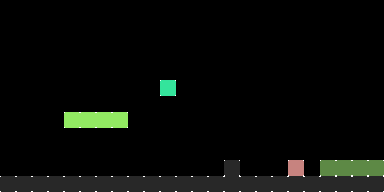

This game map was drawn from its Tiled (.tmx) file and the tilesets committed beside it. A one-line description and the full map source follow:
An orthogonal 24x12 tile map with 16x16 px tiles, 3 tile layers (ground, more, decor).

<map version="1.10" tiledversion="1.12.2" orientation="orthogonal" renderorder="right-down" width="24" height="12" tilewidth="16" tileheight="16" infinite="0" nextlayerid="4" nextobjectid="1">
 <properties>
  <property name="collision_layer" type="int" value="2" />
  <property name="friction" type="float" value="0.25" />
 </properties>
 <tileset firstgid="1" source="../tilesets/collision.tsx" />
 <layer id="1" name="ground" width="24" height="12">
  <data encoding="csv">
0,0,0,0,0,0,0,0,0,0,0,0,0,0,0,0,0,0,0,0,0,0,0,0,
0,0,0,0,0,0,0,0,0,0,0,0,0,0,0,0,0,0,0,0,0,0,0,0,
0,0,0,0,0,0,0,0,0,0,0,0,0,0,0,0,0,0,0,0,0,0,0,0,
0,0,0,0,0,0,0,0,0,0,0,0,0,0,0,0,0,0,0,0,0,0,0,0,
0,0,0,0,0,0,0,0,0,0,0,0,0,0,0,0,0,0,0,0,0,0,0,0,
0,0,0,0,0,0,0,0,0,0,5,0,0,0,0,0,0,0,0,0,0,0,0,0,
0,0,0,0,0,0,0,0,0,0,0,0,0,0,0,0,0,0,0,0,0,0,0,0,
0,0,0,0,3,3,3,3,0,0,0,0,0,0,0,0,0,0,0,0,0,0,0,0,
0,0,0,0,0,0,0,0,0,0,0,0,0,0,0,0,0,0,0,0,0,0,0,0,
0,0,0,0,0,0,0,0,0,0,0,0,0,0,0,0,0,0,0,0,0,0,0,0,
0,0,0,0,0,0,0,0,0,0,0,0,0,0,0,0,0,0,4,0,2,2147483650,1073741826,2684354562,
1,1,1,1,1,1,1,1,1,1,1,1,0,0,0,0,0,0,0,0,0,0,0,0
</data>
 </layer>
 <layer id="2" name="more" width="24" height="12">
  <data encoding="csv">
0,0,0,0,0,0,0,0,0,0,0,0,0,0,0,0,0,0,0,0,0,0,0,0,
0,0,0,0,0,0,0,0,0,0,0,0,0,0,0,0,0,0,0,0,0,0,0,0,
0,0,0,0,0,0,0,0,0,0,0,0,0,0,0,0,0,0,0,0,0,0,0,0,
0,0,0,0,0,0,0,0,0,0,0,0,0,0,0,0,0,0,0,0,0,0,0,0,
0,0,0,0,0,0,0,0,0,0,0,0,0,0,0,0,0,0,0,0,0,0,0,0,
0,0,0,0,0,0,0,0,0,0,0,0,0,0,0,0,0,0,0,0,0,0,0,0,
0,0,0,0,0,0,0,0,0,0,0,0,0,0,0,0,0,0,0,0,0,0,0,0,
0,0,0,0,0,0,0,0,0,0,0,0,0,0,0,0,0,0,0,0,0,0,0,0,
0,0,0,0,0,0,0,0,0,0,0,0,0,0,0,0,0,0,0,0,0,0,0,0,
0,0,0,0,0,0,0,0,0,0,0,0,0,0,0,0,0,0,0,0,0,0,0,0,
0,0,0,0,0,0,0,0,0,0,0,0,0,0,0,0,0,0,0,0,0,0,0,0,
0,0,0,0,0,0,0,0,0,0,0,0,1,1,1,1,1,1,1,1,1,1,1,1
</data>
 </layer>
 <layer id="3" name="decor" width="24" height="12">
  <properties>
   <property name="collides" type="bool" value="false" />
  </properties>
  <data encoding="csv">
0,0,0,0,0,0,0,0,0,0,0,0,0,0,0,0,0,0,0,0,0,0,0,0,
0,0,0,0,0,0,0,0,0,0,0,0,0,0,0,0,0,0,0,0,0,0,0,0,
0,0,0,0,0,0,0,0,0,0,0,0,0,0,0,0,0,0,0,0,0,0,0,0,
0,0,0,0,0,0,0,0,0,0,0,0,0,0,0,0,0,0,0,0,0,0,0,0,
0,0,0,0,0,0,0,0,0,0,0,0,0,0,0,0,0,0,0,0,0,0,0,0,
0,0,0,0,0,0,0,0,0,0,0,0,0,0,0,0,0,0,0,0,0,0,0,0,
0,0,0,0,0,0,0,0,0,0,0,0,0,0,0,0,0,0,0,0,0,0,0,0,
0,0,0,0,0,0,0,0,0,0,0,0,0,0,0,0,0,0,0,0,0,0,0,0,
0,0,0,0,0,0,0,0,0,0,0,0,0,0,0,0,0,0,0,0,0,0,0,0,
0,0,0,0,0,0,0,0,0,0,0,0,0,0,0,0,0,0,0,0,0,0,0,0,
0,0,0,0,0,0,0,0,0,0,0,0,0,0,1,0,0,0,0,0,0,0,0,0,
0,0,0,0,0,0,0,0,0,0,0,0,0,0,0,0,0,0,0,0,0,0,0,0
</data>
 </layer>
</map>
